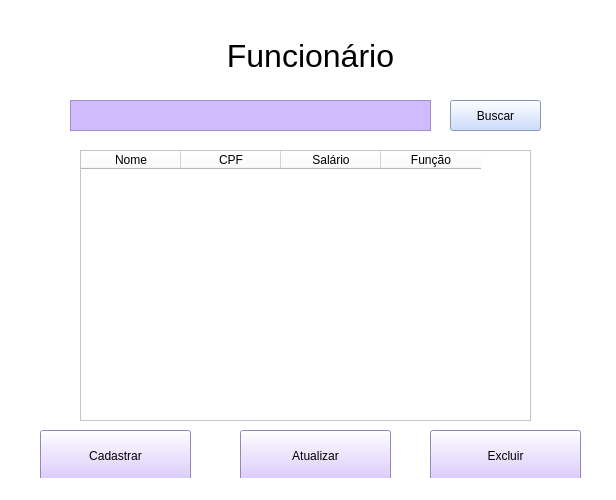
<?xml version="1.0" encoding="UTF-8"?>
<ui version="4.0">
 <class>MainWindow</class>
 <widget class="QMainWindow" name="MainWindow">
  <property name="geometry">
   <rect>
    <x>0</x>
    <y>0</y>
    <width>616</width>
    <height>500</height>
   </rect>
  </property>
  <property name="windowTitle">
   <string>MainWindow</string>
  </property>
  <property name="styleSheet">
   <string notr="true">background-color: rgb(255, 255, 255);</string>
  </property>
  <widget class="QWidget" name="centralwidget">
   <widget class="QPushButton" name="bt_cadastrarFunc">
    <property name="geometry">
     <rect>
      <x>40</x>
      <y>430</y>
      <width>151</width>
      <height>51</height>
     </rect>
    </property>
    <property name="styleSheet">
     <string notr="true">background-color: rgb(209, 187, 255);</string>
    </property>
    <property name="text">
     <string>Cadastrar</string>
    </property>
   </widget>
   <widget class="QTextEdit" name="txt_buscarFunc">
    <property name="geometry">
     <rect>
      <x>70</x>
      <y>100</y>
      <width>361</width>
      <height>31</height>
     </rect>
    </property>
    <property name="styleSheet">
     <string notr="true">background-color: rgb(209, 187, 255);</string>
    </property>
    <property name="html">
     <string>&lt;!DOCTYPE HTML PUBLIC &quot;-//W3C//DTD HTML 4.0//EN&quot; &quot;http://www.w3.org/TR/REC-html40/strict.dtd&quot;&gt;
&lt;html&gt;&lt;head&gt;&lt;meta name=&quot;qrichtext&quot; content=&quot;1&quot; /&gt;&lt;meta charset=&quot;utf-8&quot; /&gt;&lt;style type=&quot;text/css&quot;&gt;
p, li { white-space: pre-wrap; }
hr { height: 1px; border-width: 0; }
li.unchecked::marker { content: &quot;\2610&quot;; }
li.checked::marker { content: &quot;\2612&quot;; }
&lt;/style&gt;&lt;/head&gt;&lt;body style=&quot; font-family:'Segoe UI'; font-size:9pt; font-weight:400; font-style:normal;&quot;&gt;
&lt;p style=&quot;-qt-paragraph-type:empty; margin-top:0px; margin-bottom:0px; margin-left:0px; margin-right:0px; -qt-block-indent:0; text-indent:0px;&quot;&gt;&lt;br /&gt;&lt;/p&gt;&lt;/body&gt;&lt;/html&gt;</string>
    </property>
   </widget>
   <widget class="QPushButton" name="bt_buscarFunc">
    <property name="geometry">
     <rect>
      <x>450</x>
      <y>100</y>
      <width>91</width>
      <height>31</height>
     </rect>
    </property>
    <property name="styleSheet">
     <string notr="true">background-color: rgb(190, 211, 255);</string>
    </property>
    <property name="text">
     <string>Buscar</string>
    </property>
   </widget>
   <widget class="QTableWidget" name="tabela_funcionarios">
    <property name="geometry">
     <rect>
      <x>80</x>
      <y>150</y>
      <width>451</width>
      <height>271</height>
     </rect>
    </property>
    <column>
     <property name="text">
      <string>Nome</string>
     </property>
    </column>
    <column>
     <property name="text">
      <string>CPF</string>
     </property>
    </column>
    <column>
     <property name="text">
      <string>Salário</string>
     </property>
    </column>
    <column>
     <property name="text">
      <string>Função</string>
     </property>
    </column>
   </widget>
   <widget class="QPushButton" name="bt_atualizarFunc">
    <property name="geometry">
     <rect>
      <x>240</x>
      <y>430</y>
      <width>151</width>
      <height>51</height>
     </rect>
    </property>
    <property name="styleSheet">
     <string notr="true">background-color: rgb(209, 187, 255);</string>
    </property>
    <property name="text">
     <string>Atualizar</string>
    </property>
   </widget>
   <widget class="QPushButton" name="bt_excluirFunc">
    <property name="geometry">
     <rect>
      <x>430</x>
      <y>430</y>
      <width>151</width>
      <height>51</height>
     </rect>
    </property>
    <property name="styleSheet">
     <string notr="true">background-color: rgb(209, 187, 255);</string>
    </property>
    <property name="text">
     <string>Excluir</string>
    </property>
   </widget>
   <widget class="QLabel" name="label">
    <property name="geometry">
     <rect>
      <x>0</x>
      <y>30</y>
      <width>621</width>
      <height>51</height>
     </rect>
    </property>
    <property name="font">
     <font>
      <family>Microsoft Sans Serif</family>
      <pointsize>24</pointsize>
     </font>
    </property>
    <property name="text">
     <string>Funcionário</string>
    </property>
    <property name="alignment">
     <set>AlignCenter</set>
    </property>
   </widget>
   <zorder>txt_buscarFunc</zorder>
   <zorder>bt_cadastrarFunc</zorder>
   <zorder>bt_buscarFunc</zorder>
   <zorder>tabela_funcionarios</zorder>
   <zorder>bt_atualizarFunc</zorder>
   <zorder>bt_excluirFunc</zorder>
   <zorder>label</zorder>
  </widget>
  <widget class="QStatusBar" name="statusbar"/>
 </widget>
 <resources/>
 <connections/>
</ui>
